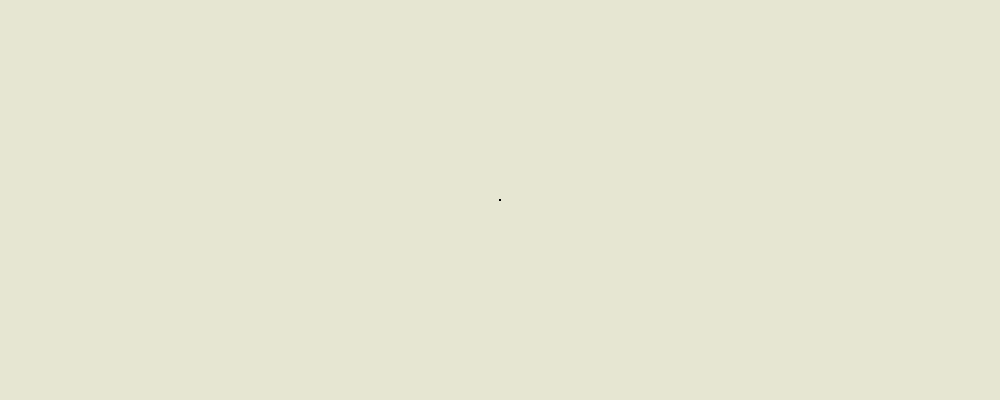
Frame 1 (no input)
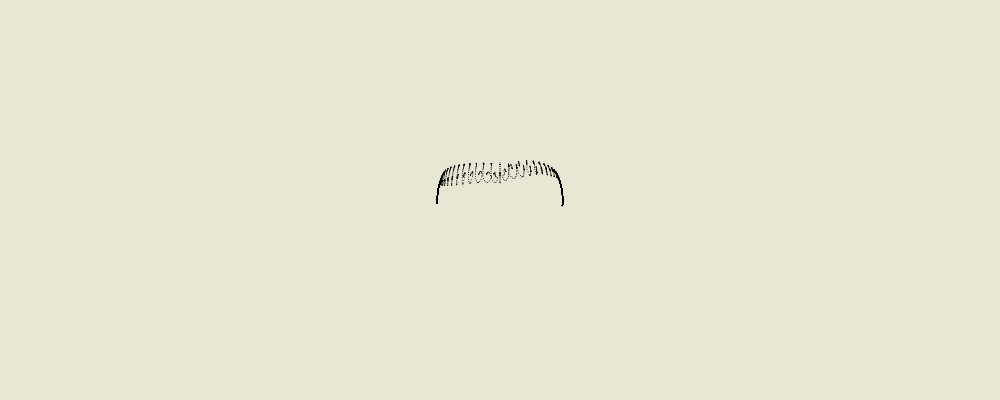
Frame 60 (no input)
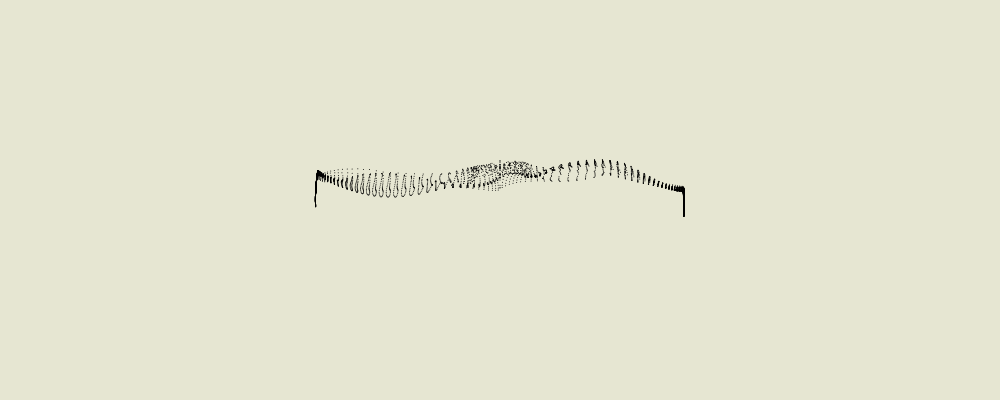
Frame 120 (the mouse pressed at the canvas centre since frame 60)

The p5.js sketch that drew these frames (run headless with seeded random() and noise() and a simulated clock; from frame 60 on, the mouse is pressed at the canvas centre):

// p5.js sketch
// ── sketch.js
let dots = []
let noiseList = []

var noiseScale = 0.01
var zOff = 0.00
var xOff = 0.2

var offset = 5
// int is space between cols
var particle = 40
// how many dots in one col should exist

var cols
var rows

function setup() {
  createCanvas(1000, 400)
  background(230, 230, 210)
  smooth()
  frameRate(30)

  cols = width / offset
  rows = particle

  for (let i = 0; i < (cols * rows); i++) {
    // var x = random(width)
    var x = width / 2
    // var y = random(height)
    var y = height / 2
    let d = new Dot(x, y, i)
    dots.push(d)
  }
  console.log(dots.length)
  // noLoop()
}

function draw() {
  background(230, 230, 210)
  zOff = zOff + xOff

  for (var x = 0; x < cols; x++) {
    for (var y = 0; y < rows; y++) {
      var loc = x + y * cols
      // ty = map(noise(x * noiseScale, y * noiseScale), 0, 1, 0, height)
      // ty = map(noise((zOff + x) * noiseScale, y * noiseScale), 0, 1, 100, height - 100)
      ty = map(noise((zOff + x) * noiseScale, (-zOff + y) * noiseScale, y * noiseScale), 0, 1, 100, height - 100)

      noiseList[loc] = [x * offset, ty]
    }
  }

  for (let dot of dots) {
    dot.scatter()
    dot.update()
    if (keyIsDown(39)) {
      dot.avoid()
    }
    dot.border()
    dot.show()
  }

  if (keyIsDown(39)) {
    console.log(1)
  }

  if (keyIsDown(32)) {
    console.log(dots[0])
    // console.log(parseInt(frameRate()))
  }
}

class Dot {
  constructor(x, y, i) {
    this.id = i
    this.pos = createVector(x, y)
    this.target = createVector(0, 0)
    // this.mouse = createVector(0, 0)
    this.drag = 0.2
    this.vel = createVector(0, 0)
    this.acc = createVector(0, 0)
  }

  scatter() {
    this.target.x = noiseList[this.id][0]
    this.target.y = noiseList[this.id][1]
  }

  update() {
    this.target.sub(this.pos)
    this.drag = 0.05
    this.target.setMag(this.drag)

    this.acc = this.target

    this.vel.add(this.acc)
    this.vel.limit(50)
    this.vel.mult(0.98)
    this.pos.add(this.vel)
  }

  avoid() {
    this.mouse = createVector(mouseX, mouseY)

    this.mouse.sub(this.pos)

    // this.mouse.setMag(1 / (dist * dist))
    // this.mouse.x = map(this.mouse.x, 0, width, 0, )
    this.mouse.x = map(this.mouse.x, 0, width, 0, 1) / (dist(this.target.x, this.target.y, this.pos.x, this.pos.y) * dist(this.target.x, this.target.y, this.pos.x, this.pos.y) * 100)
    this.mouse.y = map(this.mouse.y, 0, height, 0, 1) / (dist(this.target.x, this.target.y, this.pos.x, this.pos.y) * dist(this.target.x, this.target.y, this.pos.x, this.pos.y) * 100)
    this.acc.copy(this.mouse)
    // this.acc.x = this.acc / (this.target.x - this.pos.x)
    // this.acc.y = this.acc / (this.target.y - this.pos.y)
    // console.log(this.acc)

    this.vel.sub(this.acc)
    this.vel.limit(50)
    this.pos.add(this.vel)
  }

  border() {
    // if ((this.pos.x - this.vel.x) <= 0) {
    //   this.vel.x = -this.vel.x
    // }
    // if ((this.pos.x + this.vel.x) >= width) {
    //   this.vel.x = -this.vel.x
    // }
    // if ((this.pos.y - this.vel.y) <= 0) {
    //   this.vel.y = -this.vel.y
    // }
    // if ((this.pos.y + this.vel.y) >= height) {
    //   this.vel.y = -this.vel.y
    // }
    // this.pos.add(this.vel)
  }

  show() {
    stroke(0)
    point(this.pos.x, this.pos.y)

    // strokeWeight(1)
    // noFill()
    // ellipse(this.pos.x + offset / 2, this.pos.y, 1)
  }
}
